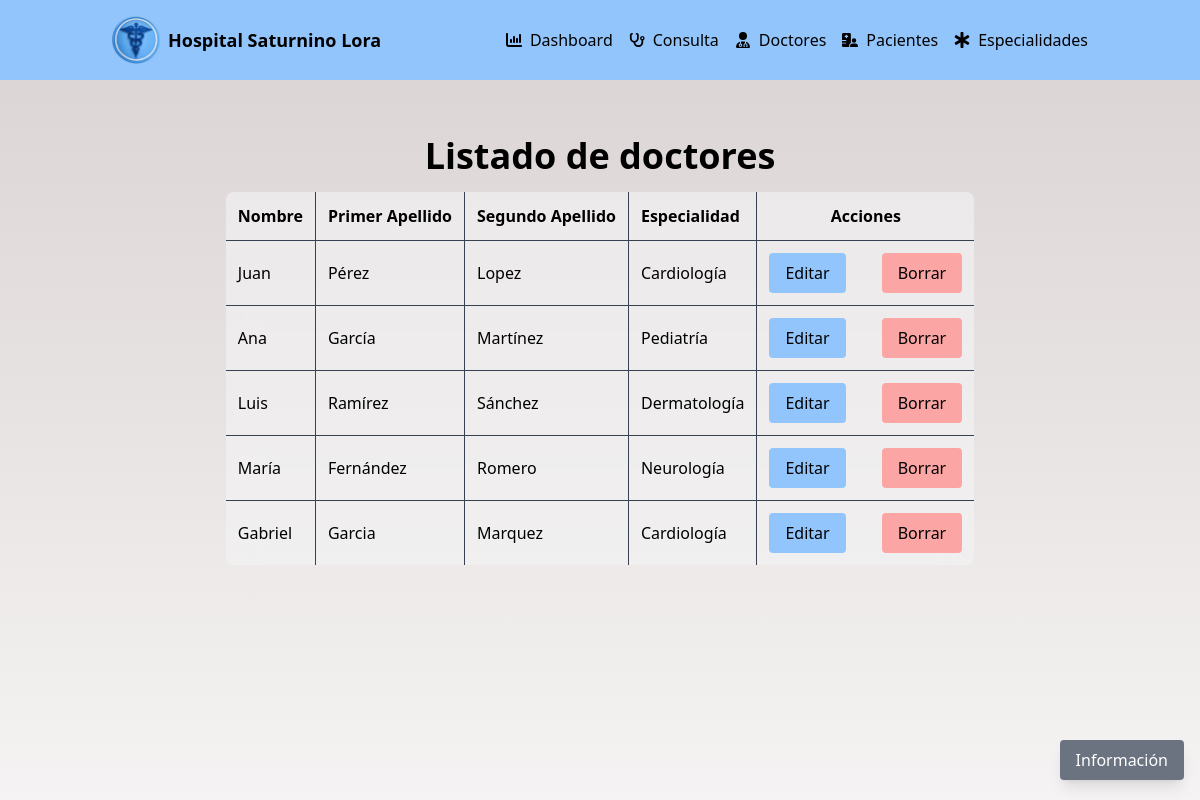
/?controller=Doctor&&action=principal, run on the app's committed database.
### tables this page shows
CREATE TABLE `doctor` (
  `id_doctor` int(11) NOT NULL,
  `nombre_doctor` varchar(50) NOT NULL,
  `primer_apellido_doctor` varchar(50) NOT NULL,
  `segundo_apellido_doctor` varchar(50) NOT NULL,
  `id_especialidad` int(11) NOT NULL
);

CREATE TABLE `especialidad` (
  `id_especialidad` int(11) NOT NULL,
  `detalles` varchar(50) NOT NULL
);

### app/controllers/DoctorController.php (called while the page is built, shortened)
<?php
require_once "app/models/Doctor.php";
class DoctorController
{
    public function __construct()
    {
        $this->doctor = new Doctor();
    }
    public function principal(): void
    {
        include "app/views/src/pages/listado_doctores.php";
    }
}

### app/models/DataBase.php (called while the page is built, shortened)
<?php
class DataBase{
    public static function connect(){
        try{
            $connexion = new PDO("mysql:host=".self::server.";dbname=".self::dbname.";charset=utf8",self::user,self::password);
            $connexion -> setAttribute(PDO::ATTR_ERRMODE,PDO::ERRMODE_EXCEPTION);
            return $connexion;
        }catch(PDOException $e){
            return "Fallo ".$e->getMessage();
        }
    }
}

### app/models/Doctor.php (called while the page is built, shortened)
<?php
class Doctor
{
    private $pdo;
    public function __CONSTRUCT()
    {
        $this->pdo = DataBase::connect();
    }
    public function listar()
    {
        try {
            $consulta = $this->pdo->prepare("SELECT d.id_doctor, nombre_doctor, primer_apellido_doctor, segundo_apellido_doctor, detalles
                                            FROM DOCTOR d INNER JOIN ESPECIALIDAD e ON d.id_especialidad = e.id_especialidad;");
            $consulta->execute();
            return $consulta->fetchAll(PDO::FETCH_OBJ);
        } catch (Exception $e) {
            die($e->getMessage());
        }
    }
}

### app/views/src/pages/listado_doctores.php (the view, shortened to what this page needs)
<!DOCTYPE html>
<html lang="es">
    <head>
        <link rel="stylesheet" href="app/views/src/styles/estilos.css">
    </head>
    <body class="bg-cover bg-center bg-fixed" style="background-image: linear-gradient(rgba(186, 172, 172, 0.542), rgba(205, 194, 194, 0.2)), url('app/views/src/icons/doctors.jpg');background-position: center 20%;">
        <header class="bg-blue-300">
            <div class="container mx-auto flex items-center justify-between py-4 px-6 flex-wrap">
              <div class="flex items-center space-x-2 mr-2">
                <img src="app/views/src/icons/logoH.png" alt="Ícono del hospital" class="w-12 h-12">
                <h1 class="text-black font-bold text-lg whitespace-nowrap">
                  Hospital Saturnino Lora
                </h1>
              </div>
              <nav class="flex-grow">
                <ul class="flex flex-col sm:flex-row justify-end items-center space-y-2 sm:space-y-0 sm:space-x-4">
                  <li class="flex items-center space-x-2">
                    <a href="?controller=Dashboard"
                      class="text-dark-gray hover:text-blue-logo hover:text-blue-700 ml-2 hover:underline">Dashboard</a>
                  </li>
                  <div class="flex items-center space-x-2">
                    <li class="relative flex items-center">
                      <button id="inicio-btn-consulta"
                        class="text-dark-gray hover:text-blue-logo hover:text-blue-700  hover:underline ml-2">
                        Consulta
                      </button>
                    </li>
                  </div>
                  <div class="flex items-center space-x-2">
                    <li class="relative flex items-center">
                      <button id="inicio-btn-doctores" class="text-dark-gray hover:text-blue-logo hover:text-blue-700 hover:underline ml-2">
                        Doctores
                      </button>
                    </li>
                  </div>
                  <div class="flex items-center space-x-2">
                    <li class="relative flex items-center">
                      <button id="inicio-btn-pacientes" class="text-dark-gray hover:text-blue-logo hover:text-blue-700 hover:underline ml-2">
                        Pacientes
                      </button>
                    </li>
                  </div>
                  <div class="flex items-center space-x-2">
                    <li class="relative flex items-center">
                      <button id="inicio-btn-especialidad" class="text-dark-gray hover:text-blue-logo hover:text-blue-700 hover:underline ml-2">
                        Especialidades
                      </button>
                    </li>
                  </div>
                </ul>
              </nav>
            </div>
          </header>
        <main class="container mx-auto py-4 px-6 sm:px-6 max-w-full overflow-x-auto">
            <section class="mb-8">
                <div class="flex flex-col items-center mt-10">
                  <h2 class="text-2xl sm:text-4xl font-bold mb-4 ">Listado de doctores</h2>
                  <div class="w-full max-w-full overflow-x-auto mx-auto">
                    <table id="tablaDoctores" class="p-6 w-auto backdrop-blur-lg bg-gray-100/60 border-collapse overflow-hidden rounded-lg table-auto mx-auto">
                      <thead>
                          <tr>
                              <th class="p-2 sm:p-3 border-r border-b border-gray-700 text-left">Nombre</th>
                              <th class="p-2 sm:p-3 border-r border-b border-gray-700 text-left">Primer Apellido</th>
                              <th class="p-2 sm:p-3 border-r border-b border-gray-700 text-left">Segundo Apellido</th>
                              <th class="p-2 sm:p-3 border-r border-b border-gray-700 text-left">Especialidad</th>
                              <th class="p-2 sm:p-3 border-b border-gray-700 text-center">Acciones</th>
                          </tr>
                      </thead>
                      <tbody>
                        <?php
                        $doctores = $this->doctor->listar();
                        for($i = 0; $i < count($doctores); $i ++): ?>
                            <tr>
                                <?php if($i+1 == count($doctores)): ?>
                                    <td class="p-2 sm:p-3 border-r border-gray-700 text-left"><?php echo $doctores[$i]->nombre_doctor; ?></td>
                                    <td class="p-2 sm:p-3 border-r border-gray-700 text-left"><?php echo $doctores[$i]->primer_apellido_doctor; ?></td>
                                    <td class="p-2 sm:p-3 border-r border-gray-700 text-left"><?php echo $doctores[$i]->segundo_apellido_doctor; ?></td>
                                    <td class="p-2 sm:p-3 border-r border-gray-700 text-left"><?php echo $doctores[$i]->detalles; ?></td>
                                    <td class="p-2 sm:p-3 border-gray-700 text-left">
                                      <div class="flex flex-col sm:flex-row justify-end items-center space-y-2 sm:space-y-0 sm:space-x-4">
                                        <a href="?controller=Doctor&&action=form_doctores&&id=<?php echo $doctores[$i]->id_doctor ?>" class="px-4 py-2 bg-blue-300 text-black rounded hover:bg-blue-500 mr-5 editar-fila"> Editar </a>
                                        <a href="?controller=Doctor&&action=eliminar&&id=<?php echo $doctores[$i]->id_doctor ?>" class="px-4 py-2 bg-red-300 text-black rounded hover:bg-red-500 mr-5 borrar-fila"> Borrar </a>
                                      </div>
                                    </td>
                                <?php else: ?>
                                    <td class="p-2 sm:p-3 border-r border-b border-gray-700 text-left"><?php echo $doctores[$i]->nombre_doctor; ?></td>
                                    <td class="p-2 sm:p-3 border-r border-b border-gray-700 text-left"><?php echo $doctores[$i]->primer_apellido_doctor; ?></td>
                                    <td class="p-2 sm:p-3 border-r border-b border-gray-700 text-left"><?php echo $doctores[$i]->segundo_apellido_doctor; ?></td>
                                    <td class="p-2 sm:p-3 border-r border-b border-gray-700 text-left"><?php echo $doctores[$i]->detalles; ?></td>
                                    <td class="p-2 sm:p-3 border-b border-gray-700 text-left">
                                      <div class="flex flex-col sm:flex-row justify-end items-center space-y-2 sm:space-y-0 sm:space-x-4">
                                        <a href="?controller=Doctor&&action=form_doctores&&id=<?php echo $doctores[$i]->id_doctor ?>" class="px-4 py-2 bg-blue-300 text-black rounded hover:bg-blue-500 mr-5 editar-fila"> Editar </a>
                                        <a href="?controller=Doctor&&action=eliminar&&id=<?php echo $doctores[$i]->id_doctor ?>" class="px-4 py-2 bg-red-300 text-black rounded hover:bg-red-500 mr-5 borrar-fila"> Borrar </a>
                                      </div>
                                    </td>
                                <?php endif ?>
                            </tr>
                        <?php endfor
                         ?>
                      </tbody>
                    </table>
                  </div>
                </div>
              </section>
        </main>
    <a href="#footer"
      class="btn-flotante fixed bottom-5 right-4 bg-gray-500 text-white px-4 py-2 rounded shadow-lg text-sm sm:text-base">Información</a>
  </body>
</html>

### index.php (shortened to what this page needs)
<?php
require_once "app/controllers/DoctorController.php";
require_once "app/models/DataBase.php";
$controller = isset($_GET['controller']) ? $_GET['controller'] : "Dashboard";
$action = isset($_GET['action']) ? $_GET['action'] : 'principal';
$controllerPath = ucfirst($controller) . "Controller";
if (class_exists($controllerPath)) {
    $instanceController = new $controllerPath;
    if (method_exists($controllerPath, $action)) {
        $instanceController->$action();
    } else {
        echo "La acción $action no existe en el controlador $controller.";
    }
} else {
    echo "El controlador $controller no existe.";
}

### data on the page
doctor: nombre_doctor "Juan", primer_apellido_doctor "Pérez", segundo_apellido_doctor "Lopez", id_especialidad.detalles "Cardiología"
doctor: nombre_doctor "Ana", primer_apellido_doctor "García", segundo_apellido_doctor "Martínez", id_especialidad.detalles "Pediatría"
doctor: nombre_doctor "Luis", primer_apellido_doctor "Ramírez", segundo_apellido_doctor "Sánchez", id_especialidad.detalles "Dermatología"
doctor: nombre_doctor "María", primer_apellido_doctor "Fernández", segundo_apellido_doctor "Romero", id_especialidad.detalles "Neurología"
doctor: nombre_doctor "Gabriel", primer_apellido_doctor "Garcia", segundo_apellido_doctor "Marquez", id_especialidad.detalles "Cardiología"
